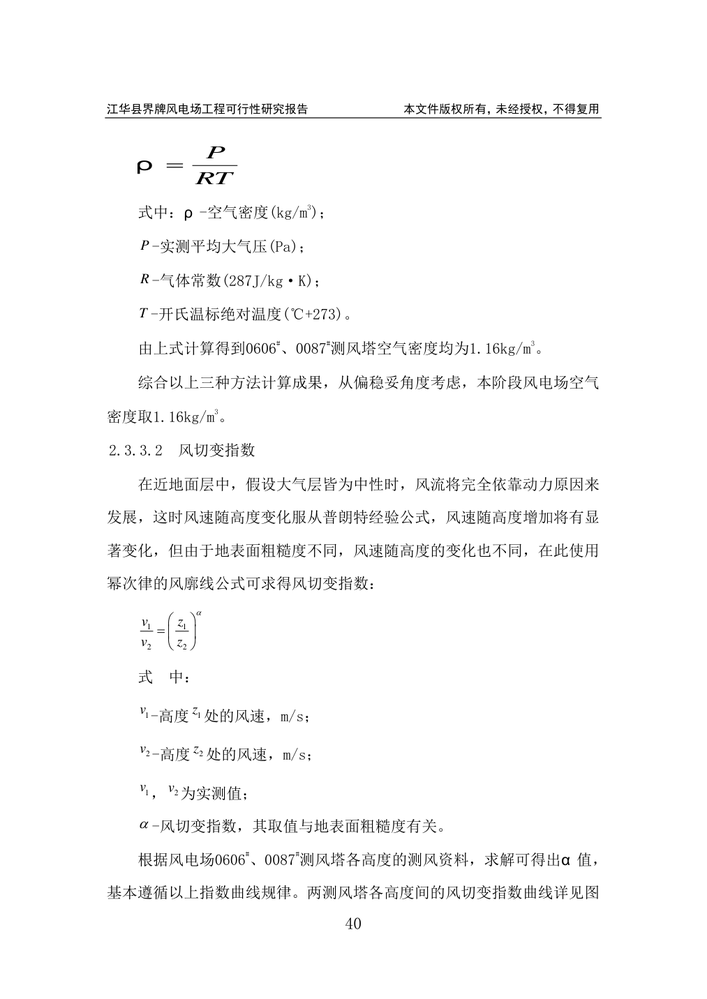
#> input picture _制作过程/素材分析/A01_page01.png, 707 x 999 px, shrunk from 1013 x 1432 before the run
$ python fix_crop.py A01_page01.png
#> lines starting #> are read from the running program, lines starting #| are printed output that depends on the picture
from PIL import Image
import sys
from pathlib import Path
p=Path(sys.argv[1]); im=Image.open(p); im.crop((0,23,im.width,im.height)).save(p)
#> further down, im is the input picture: PIL image 707x999 RGB; min 0, max 255, mean 249.3
#> after `p = Path(sys.argv[1])`:
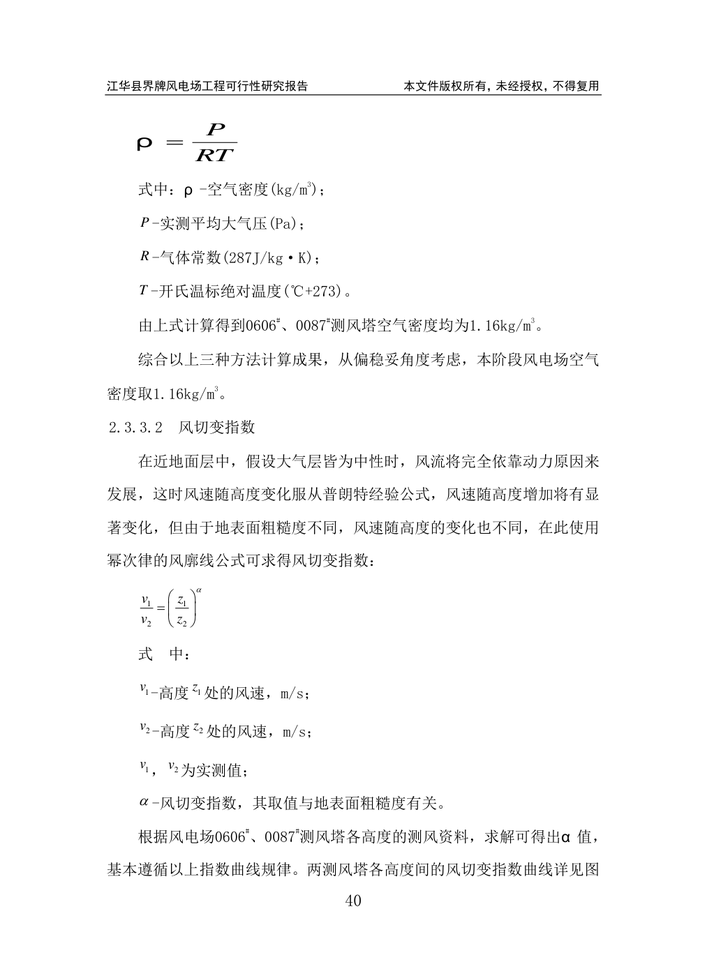
#> saved as A01_page01.png: PIL image 707x976 RGB; min 0, max 255, mean 249.1

$ run again, on _制作过程/素材分析/A01_page03.png
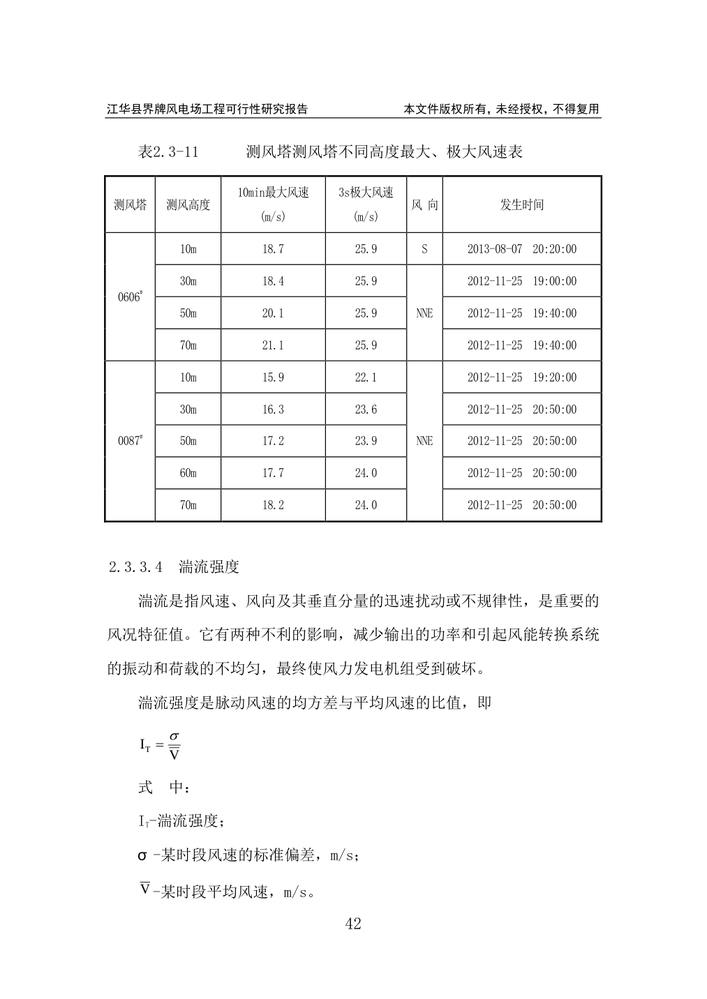
#> input picture _制作过程/素材分析/A01_page03.png, 707 x 999 px, shrunk from 1013 x 1432 before the run
#> im is the input picture: PIL image 707x999 RGB; min 0, max 255, mean 247.5
#> `p = Path(sys.argv[1])`:
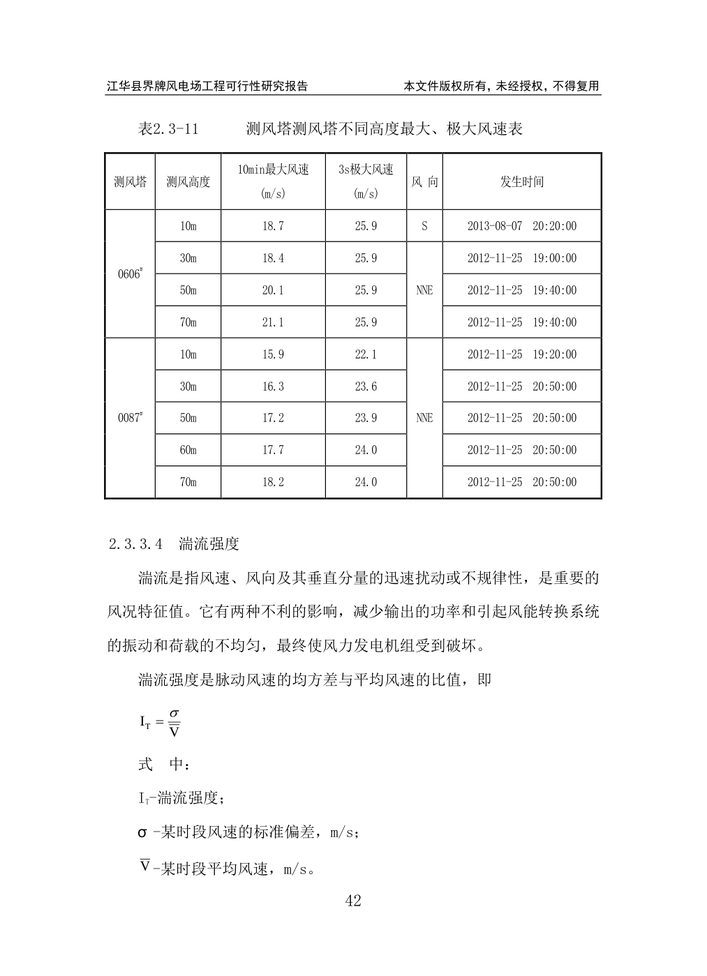
#> saved as A01_page03.png: PIL image 707x976 RGB; min 0, max 255, mean 247.3

$ run again, on _制作过程/素材分析/A01_page04.png
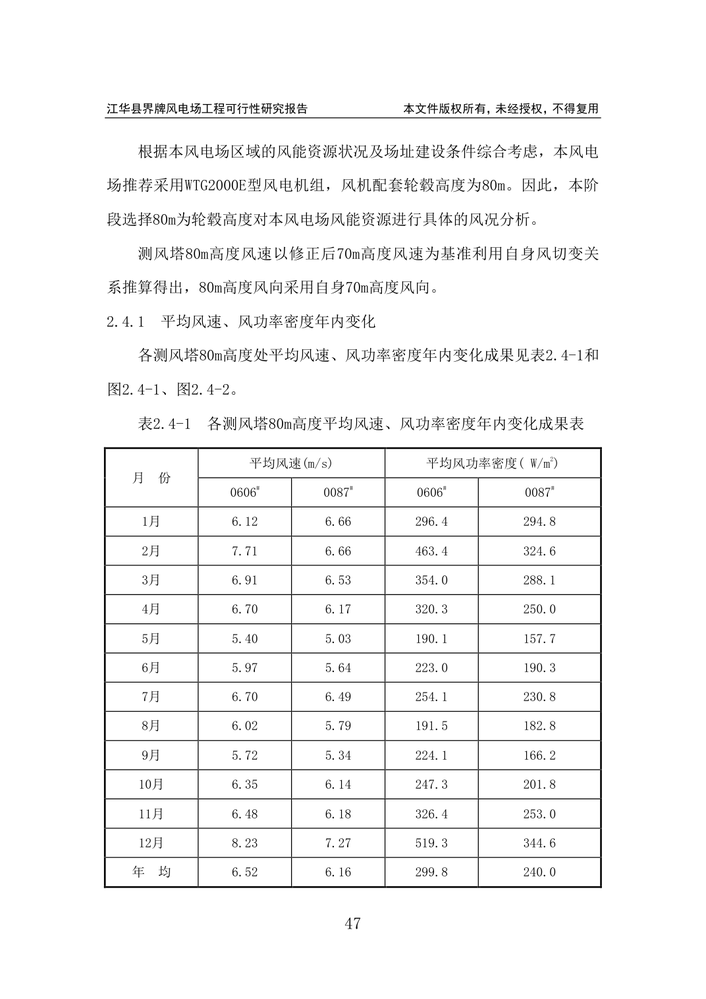
#> input picture _制作过程/素材分析/A01_page04.png, 706 x 999 px, shrunk from 1072 x 1516 before the run
#> im is the input picture: PIL image 706x999 RGB; min 0, max 255, mean 245.5
#> `p = Path(sys.argv[1])`:
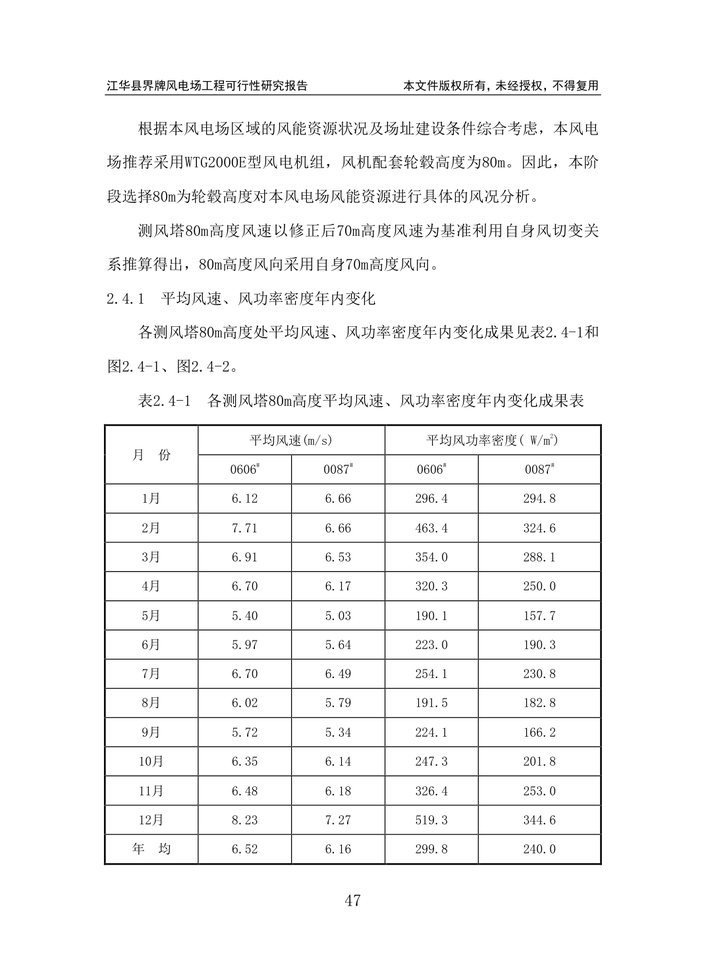
#> saved as A01_page04.png: PIL image 706x976 RGB; min 0, max 255, mean 245.3

$ run again, on _制作过程/素材分析/A01_page05.png
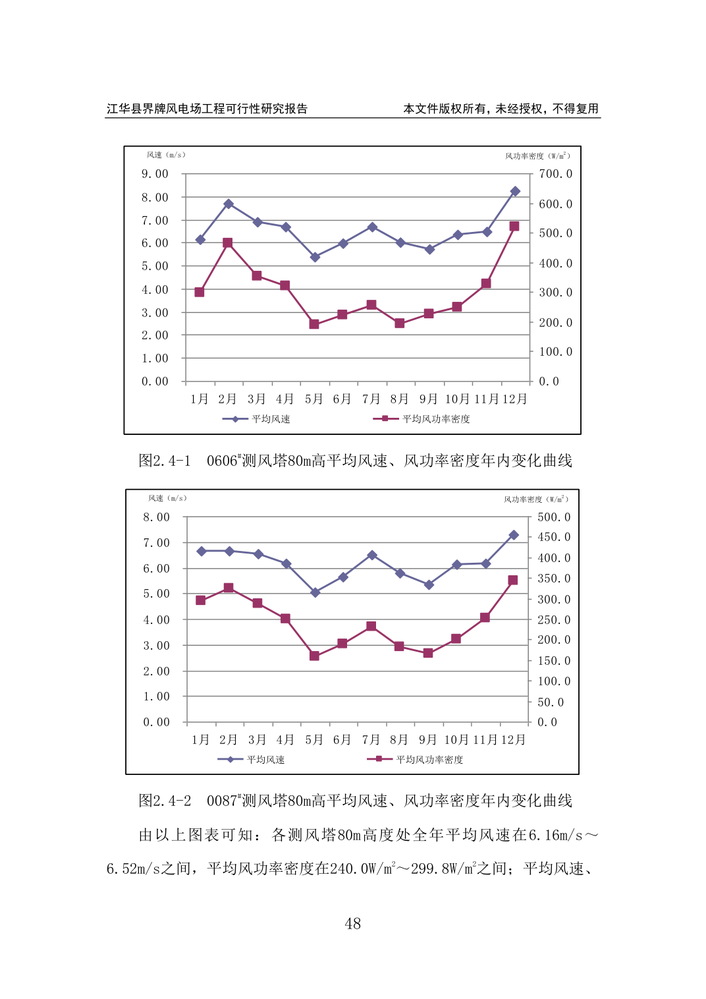
#> input picture _制作过程/素材分析/A01_page05.png, 706 x 999 px, shrunk from 1072 x 1516 before the run
#> im is the input picture: PIL image 706x999 RGB; mean R, G, B 247.6, 247.1, 247.6
#> `p = Path(sys.argv[1])`:
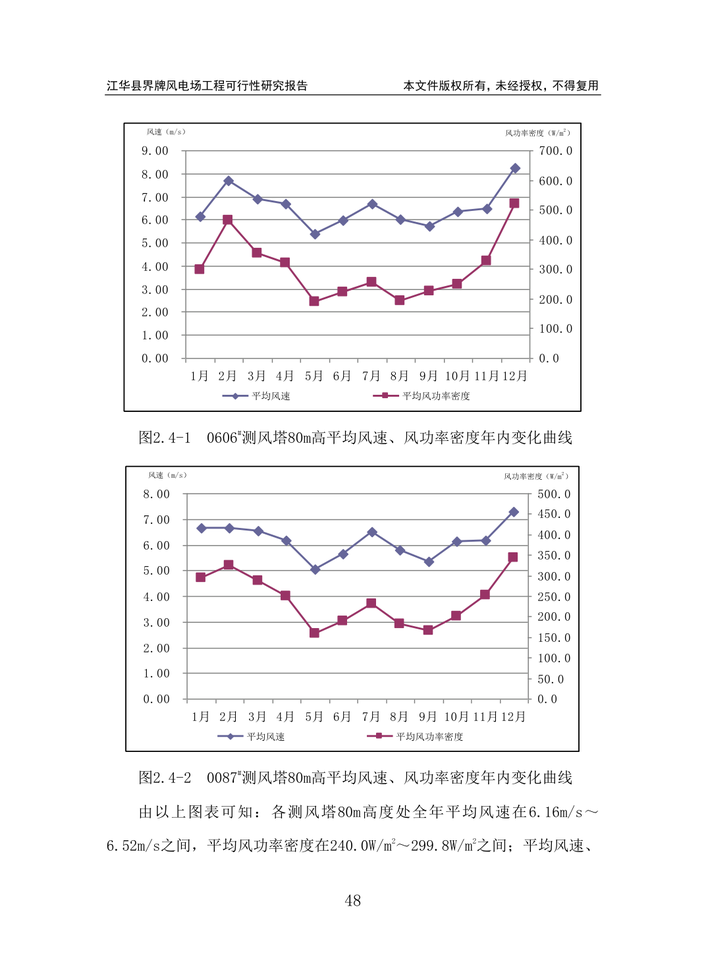
#> saved as A01_page05.png: PIL image 706x976 RGB; mean R, G, B 247.5, 246.9, 247.4
